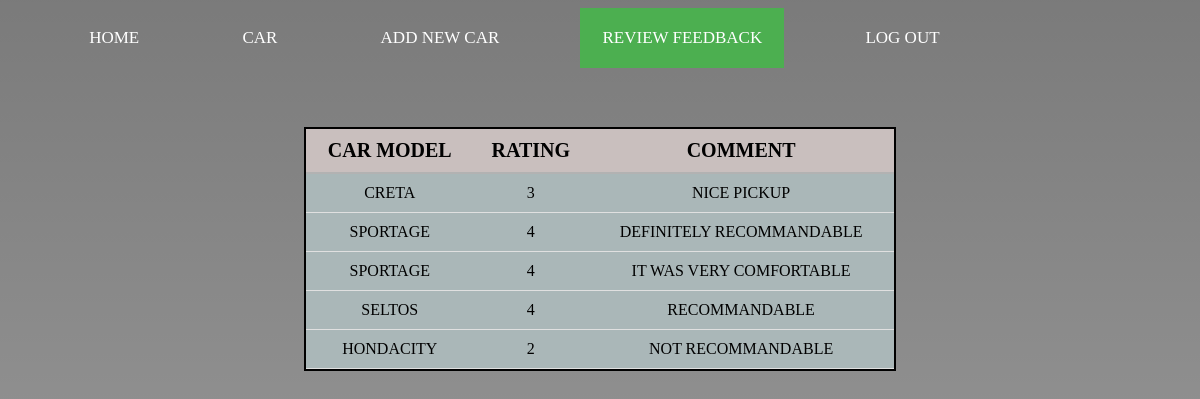
/admin/review/review.php, run on the app's committed database.
### tables this page shows
CREATE TABLE IF NOT EXISTS `FEEDBACK` ( 
	`Model` VARCHAR(30) NOT NULL , 
	`Rating` INT(10) NOT NULL , 
	`Comment` VARCHAR(30) NOT NULL , 
	`A_login_id` VARCHAR(30) NULL DEFAULT 'root@gmail.in' , 
	`U_login_id` VARCHAR(30) NOT NULL , 
	PRIMARY KEY (`Model`, `U_login_id`), 
	INDEX (`U_login_id`,`A_login_id`),
	FOREIGN KEY (`U_login_id`) REFERENCES `USER_LOGIN` (`U_login_id`) ON DELETE CASCADE,
	FOREIGN KEY (`A_login_id`) REFERENCES `ADMIN_LOGIN` (`A_login_id`) ON DELETE CASCADE);

### admin/review/review.php (the view, shortened to what this page needs)
<!DOCTYPE>
<html>
<head>
    <link rel="stylesheet" type="text/css" href="../css/topnav.css">
    <link rel="stylesheet" href="https://cdnjs.cloudflare.com/ajax/libs/font-awesome/4.7.0/css/font-awesome.min.css">
</head>
<body>
 <div class="topnav">
  <a href="../index.html">Home</a>
  <a href="../car_data/car_data.php">Car</a></li>
  <a href="../add/add.php">Add New Car</a>
  <a class = "active" href="review.php">Review Feedback</a></li>
  <a href="../../INDEX.html">Log Out</a> </li>
</div>
<div class="table">
    <table width="100%" border="0" cellspacing="0" cellpadding="0">
      <tr>
        <th>CAR MODEL</th>
        <th>RATING</th>
        <th>COMMENT</th>
      </tr>
      <?php
        include '../../includes/config.php';
        $select = "SELECT * FROM FEEDBACK";
        $result = $conn->query($select);
        while($row = $result->fetch_assoc()){
      ?>
      <tr>
        <td><?php echo $row['Model'] ?></td>
        <td><?php echo $row['Rating'] ?></td>
        <td><?php echo $row['Comment'] ?></td>
      </tr>
      <?php
        }
      ?>
    </table>
</body>
</html>

### admin/css/topnav.css (style rules this page uses)
.topnav { overflow: hidden; background-color: none; }
.topnav a { float: left; display: block; color: white; margin-left: 5%; text-align: center; padding: 20px 22px; text-transform: uppercase; text-decoration: none; font-size: 17px; }
.topnav a.active { background-color: #4CAF50; color: white; }
.table { margin-left: 10%; margin-right: 10%;margin-top: 5%; border: 2px solid; }
.table th { background:#c9bfbe; color:#000; text-align: center; font-size: 20px; padding:10px 10px; border-bottom:solid 2px #b2b2b2;font-size: 20px;color:#000; }
.table td { background:#aab7b8; border-bottom:solid 1px #e0e0e0; text-align: center; padding:10px 10px; }

### admin/review/review.php (style rules this page uses)
body { background-image: linear-gradient(rgba(0,0,0,0.4),rgba(0,0,0,0.2)),url("../../pictures/img18.jpg"); background-color: #cccccc; height: 100%; background-position: center; background-repeat: no-repeat; background-size: cover; position: initial; background-attachment: fixed; }
.table { margin-left: 25%; margin-right: 25%;margin-top: 5%; border: 2px solid; }
.table th { text-align: center; }
.table td { text-align: center; }

### data on the page
feedback: Model "CRETA", Rating "3", Comment "NICE PICKUP"
feedback: Model "SPORTAGE", Rating "4", Comment "DEFINITELY RECOMMANDABLE"
feedback: Model "SPORTAGE", Rating "4", Comment "IT WAS VERY COMFORTABLE"
feedback: Model "SELTOS", Rating "4", Comment "RECOMMANDABLE"
feedback: Model "HONDACITY", Rating "2", Comment "NOT RECOMMANDABLE"
